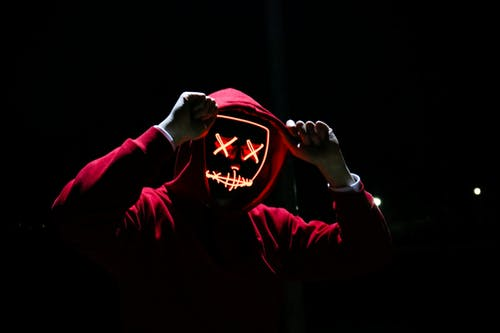
#> input picture histogram/dark_image.jpeg, 500 x 333 px
$ python basics.py
#> lines starting #> are read from the running program, lines starting #| are printed output that depends on the picture
from cv2 import cv2
from matplotlib import pyplot

image = cv2.imread("dark_image.jpeg")
#> image is the input picture: shape (333, 500, 3); mean B, G, R 4.5, 4.2, 10.7
image_gray = cv2.cvtColor(image, cv2.COLOR_BGR2GRAY)
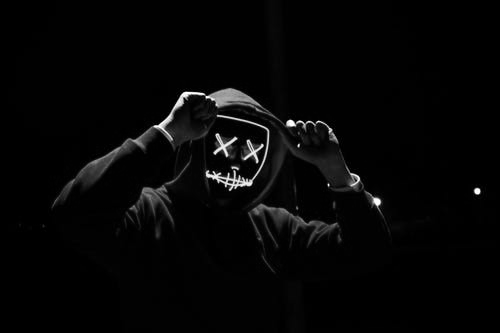
#> image_gray: shape (333, 500); min 0, max 254, mean 6.1

histogram = cv2.calcHist([image_gray], [0], None, [256], [0, 255])
#> histogram = 256 values, max 63735 at index 1, min 0 at index 255, mean 650.4

cv2.imshow("Original", image)

cv2.waitKey(5000)

pyplot.figure()
pyplot.xlim([0, 255])
pyplot.xlabel(" pixel intensities ")
pyplot.xlabel(" number of pixels ")

pyplot.plot(histogram, color="red")
pyplot.show()
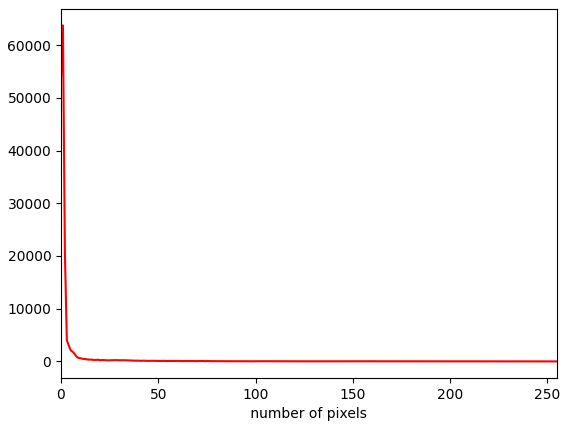
#> figure drawn by matplotlib, 1 panel; curve peaks at x = 1, y = 63735
